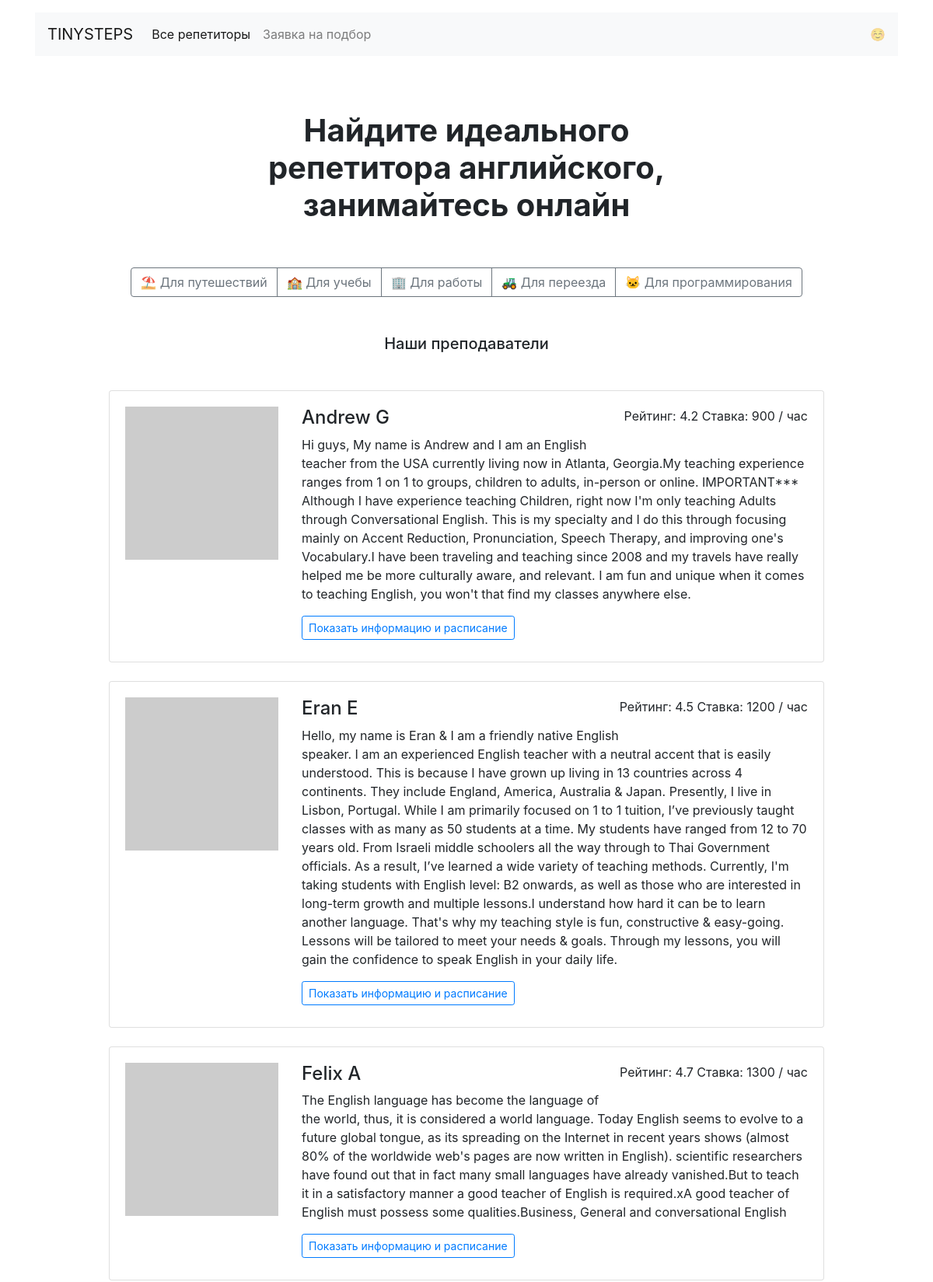
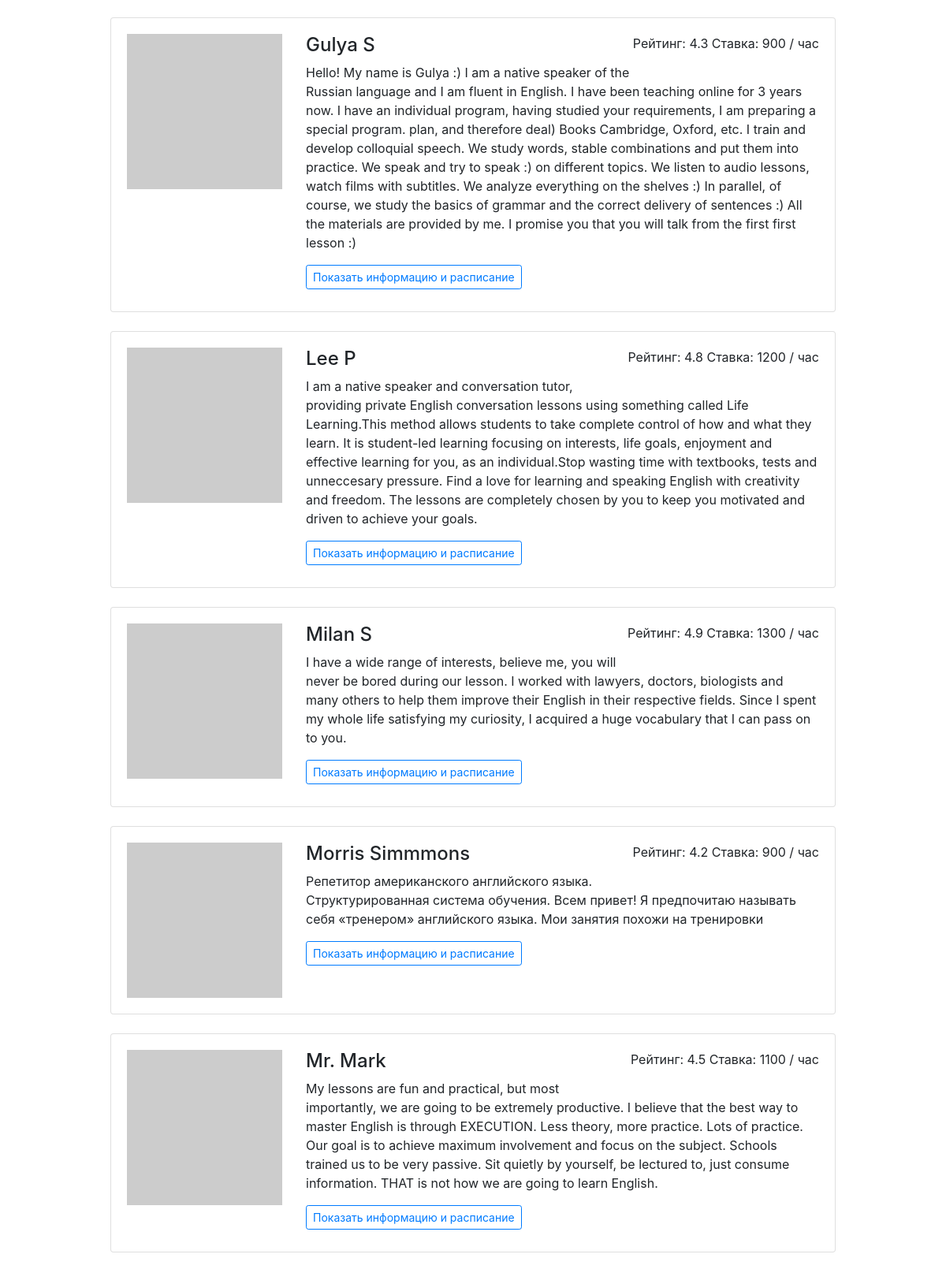
Page /all/ (upper part) on the committed database (2 pictures, top to bottom).
### app.py (models this page shows)
class Goal(db.Model):
    __tablename__ = 'goals'
    id = db.Column(db.Integer, primary_key=True)
    alias = db.Column(db.String(25), nullable=False, unique=True)
    name = db.Column(db.String(25), nullable=False)
    emoji = db.Column(db.String(5), nullable=False)
    teachers = db.relationship(
        'Teacher', secondary=teachers_goals_association, back_populates='goals'
    )
    requests = db.relationship('Request', back_populates='goal')

class Teacher(db.Model):
    __tablename__ = 'teachers'
    id = db.Column(db.Integer, primary_key=True)
    name = db.Column(db.String(50), nullable=False)
    about = db.Column(db.Text(500))
    rating = db.Column(db.Float)
    picture = db.Column(db.String(100), nullable=False)
    price = db.Column(db.Integer, nullable=False)
    goals = db.relationship(
        'Goal', secondary=teachers_goals_association, back_populates='teachers'
    )
    free = db.Column(db.Text)
    bookings = db.relationship('Booking', back_populates='teacher')

### app.py (the view)
@app.route("/all/")
def render_all():
    all_teachers = db.session.query(Teacher).order_by(Teacher.name).all()
    output = render_template('index.html', goals=goals, teachers=all_teachers)
    return output

### templates/index.html (shortened to what this page needs)
{% extends 'base.html' %}
{% block content %}
  <main class="container mt-3 mb-5">
    <section>
    <h1 class="h1 text-center mx-auto mt-4 py-5"><strong>Найдите идеального <br>репетитора английского, <br>занимайтесь онлайн</strong></h1>
    <div class="text-center mb-5">
      <div class="btn-group mx-auto mb-0" role="group" aria-label="Basic example">
        {% for goal in goals %}
        <a href="{{ url_for('render_goal', goal=goal.alias) }}" class="btn btn-outline-secondary">{{ goal.emoji }} {{ goal.name }}</a>
        {% endfor %}
      </div>
    </div>
    <h2 class="h5 text-center mb-5">Наши преподаватели</h2>
    <div class="row">
      <div class="col-12 col-lg-10 offset-lg-1 m-auto">
        {% for t in teachers %}
        <div class="card mb-4">
          <div class="card-body">
            <div class="row">
              <div class="col-3"><img src="{{ t.picture }}" class="img-fluid" alt="{{ t.name }}"></div>
              <div class="col-9">
                <p class="float-right">Рейтинг: {{ t.rating }} Ставка: {{ t.price }} / час</p>
                <h2 class="h4">{{ t.name }}</h2>
                <p>{{ t.about }}</p>
                <a href="{{ url_for('render_profile', id=t.id) }}" class="btn btn-outline-primary btn-sm mr-3 mb-2">Показать информацию и расписание</a>
              </div>
            </div>
          </div>
        </div>
        {% endfor %}
      </div>
    </div>
  </main>
{% endblock %}

### rows in the picture
Goal: emoji "⛱", name "Для путешествий"
Goal: emoji "🏫", name "Для учебы"
Goal: emoji "🏢", name "Для работы"
Goal: emoji "🚜", name "Для переезда"
Goal: emoji "🐱", name "Для программирования"
Teacher: rating "4.2", price "900", name "Andrew G", about "Hi guys, My name is Andrew and I am an English teacher from the USA currently living now in Atlanta, Georgia.My teaching experience ranges from 1 on 1 to groups, children to adults, in-person or online. IMPORTANT*** Although I have experience teaching Children, right now I'm only teaching Adults through Conversational English. This is my specialty and I do this through focusing mainly on Accent Reduction, Pronunciation, Speech Therapy, and improving one's Vocabulary.I have been traveling and teaching since 2008 and my travels have really helped me be more culturally aware, and relevant. I am fun and unique when it comes to teaching English, you won't that find my classes anywhere else."
Teacher: rating "4.5", price "1200", name "Eran E", about "Hello, my name is Eran & I am a friendly native English speaker. I am an experienced English teacher with a neutral accent that is easily understood. This is because I have grown up living in 13 countries across 4 continents. They include England, America, Australia & Japan. Presently, I live in Lisbon, Portugal. While I am primarily focused on 1 to 1 tuition, I’ve previously taught classes with as many as 50 students at a time. My students have ranged from 12 to 70 years old. From Israeli middle schoolers all the way through to Thai Government officials. As a result, I’ve learned a wide variety of teaching methods. Currently, I'm taking students with English level: B2 onwards, as well as…"
Teacher: rating "4.7", price "1300", name "Felix A", about "The English language has become the language of the world, thus, it is considered a world language. Today English seems to evolve to a future global tongue, as its spreading on the Internet in recent years shows (almost 80% of the worldwide web's pages are now written in English). scientific researchers have found out that in fact many small languages have already vanished.But to teach it in a satisfactory manner a good teacher of English is required.xA good teacher of English must possess some qualities.Business, General and conversational English"
Teacher: rating "4.3", price "900", name "Gulya S", about "Hello! My name is Gulya :) I am a native speaker of the Russian language and I am fluent in English. I have been teaching online for 3 years now. I have an individual program, having studied your requirements, I am preparing a special program. plan, and therefore deal) Books Cambridge, Oxford, etc. I train and develop colloquial speech. We study words, stable combinations and put them into practice. We speak and try to speak :) on different topics. We listen to audio lessons, watch films with subtitles. We analyze everything on the shelves :) In parallel, of course, we study the basics of grammar and the correct delivery of sentences :) All the materials are provided by me. I promise you…"
Teacher: rating "4.8", price "1200", name "Lee P", about "I am a native speaker and conversation tutor, providing private English conversation lessons using something called Life Learning.This method allows students to take complete control of how and what they learn. It is student-led learning focusing on interests, life goals, enjoyment and effective learning for you, as an individual.Stop wasting time with textbooks, tests and unneccesary pressure. Find a love for learning and speaking English with creativity and freedom. The lessons are completely chosen by you to keep you motivated and driven to achieve your goals."
Teacher: rating "4.9", price "1300", name "Milan S", about "I have a wide range of interests, believe me, you will never be bored during our lesson. I worked with lawyers, doctors, biologists and many others to help them improve their English in their respective fields. Since I spent my whole life satisfying my curiosity, I acquired a huge vocabulary that I can pass on to you."
Teacher: rating "4.2", price "900", name "Morris Simmmons", about "Репетитор американского английского языка. Структурированная система обучения. Всем привет! Я предпочитаю называть себя «тренером» английского языка. Мои занятия похожи на тренировки"
Teacher: rating "4.5", price "1100", name "Mr. Mark", about "My lessons are fun and practical, but most importantly, we are going to be extremely productive. I believe that the best way to master English is through EXECUTION. Less theory, more practice. Lots of practice. Our goal is to achieve maximum involvement and focus on the subject. Schools trained us to be very passive. Sit quietly by yourself, be lectured to, just consume information. THAT is not how we are going to learn English."
